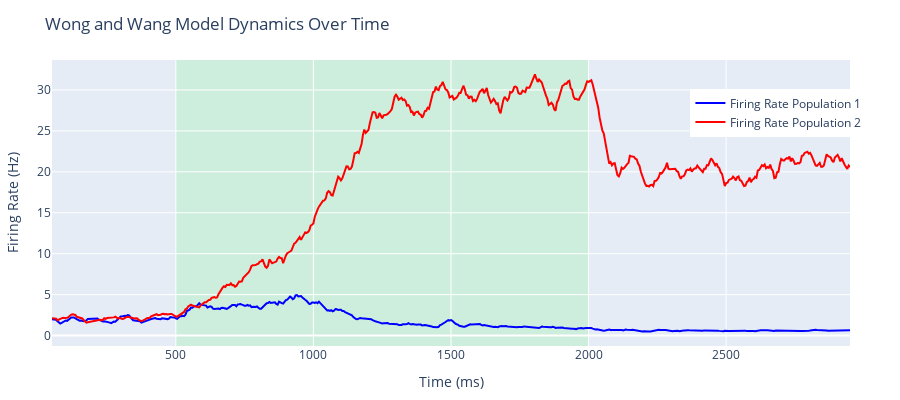
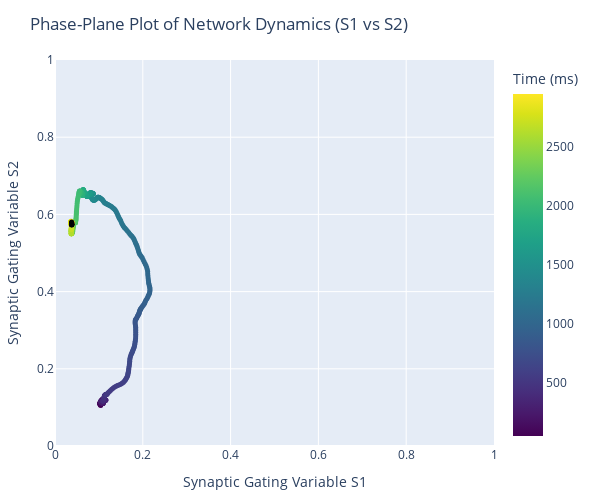

The notebook cell saved with these charts, in order:
### Markdown cell above
## Reduced model without AMPA, Wong and Wang 2006

### Code cell
# Import necessary packages
using Random
using Statistics
using PlotlyJS

# Set random seed for reproducibility
Random.seed!(1234)

# Simulation Parameters
dt = 0.5                        # Time step (ms)
t_max = 3000.0                  # Total simulation time (ms)
time = 0.0:dt:t_max             # Time vector
n_time_steps = length(time)

# Model Parameters
# Time Constants
τ_NMDA = 100.0                  # NMDA synaptic time constant (ms)
τ_AMPA = 2.0                    # AMPA synaptic time constant (ms)

# Synaptic Efficacies
J_N = 0.2609                    # Recurrent NMDA excitation strength
J_N_cross = 0.0497              # Cross NMDA excitation


# NMDA Gain Factor
γ = 0.641                       # NMDA receptor gain factor



# External Inputs
I_0 = 0.3255                    # Baseline external input (nA)
μ0 = 30                         # Hz, mean input
J_Input = 5.2e-4                # Input excitation
coherence = 0.032               # Coherence level (0 to 1)
# Stimulus input to Population 1&2
I_stim_1 = J_Input * μ0 * (1 + coherence) 
I_stim_2 = J_Input * μ0 * (1 - coherence)

stim_start = 500.0              # Stimulus onset time (ms)
stim_end = 2000.0               # Stimulus offset time (ms)

# Noise Parameters
σ_I = 0.02                      # Reduced standard deviation of input noise (nA)

# Initialize variables
S1 = zeros(n_time_steps)        # Synaptic gating variable for Population 1
S2 = zeros(n_time_steps)        # Synaptic gating variable for Population 2

r1 = zeros(n_time_steps)        # Firing rate of Population 1
r2 = zeros(n_time_steps)        # Firing rate of Population 2

I1 = zeros(n_time_steps)        # Total input current to Population 1
I2 = zeros(n_time_steps)        # Total input current to Population 2

decision_made = false
decision_time = 0.0
choice = 0

# Define transfer function H(I)
# F-I Curve Parameters (Excitatory Neurons)
a = 270.0                       # (Hz/nA)
b = 108.0                       # (Hz)
d = 0.154                       # (s)
function H(I)
    I_eff = a * I - b
    #if I_eff <= 0
    #    return 0.0
    #else
        return I_eff / (1.0 - exp(-d * I_eff))
    #end
end

# Precompute external inputs
I_ext1 = fill(I_0, n_time_steps)
I_ext2 = fill(I_0, n_time_steps)

stim_indices = findall(t -> t >= stim_start && t <= stim_end, time)
I_ext1[stim_indices] .+= I_stim_1
I_ext2[stim_indices] .+= I_stim_2

# Simulate the network dynamics
I_noise1 = σ_I * randn()
I_noise2 = σ_I * randn()

S1[1] = S2[1] = 0.1
for t in 1:n_time_steps-1
    
    # Compute noise terms
    I_noise1 = I_noise1 + dt / τ_AMPA * (-I_noise1) + sqrt(dt/τ_AMPA) * σ_I * randn()
    I_noise2 = I_noise2 + dt / τ_AMPA * (-I_noise2) + sqrt(dt/τ_AMPA) * σ_I * randn()

    # Compute total input currents
    I1[t] = J_N * S1[t] - J_N_cross * S2[t] + I_ext1[t] + I_noise1
    I2[t] = J_N * S2[t] - J_N_cross * S1[t] + I_ext2[t] + I_noise2
    
    # Compute firing rates
    r1[t] = H(I1[t])
    r2[t] = H(I2[t])
    r1[t] = r1[t] < 0 ? 0 : r1[t]
    r2[t] = r2[t] < 0 ? 0 : r2[t]
    
    # Update synaptic gating variables using Euler method with gamma_NMDA
    S1[t+1] = S1[t] + (- S1[t] / τ_NMDA + (1 - S1[t]) * γ * r1[t] / 1000) * dt
    S2[t+1] = S2[t] + (- S2[t] / τ_NMDA + (1 - S2[t]) * γ * r2[t] / 1000) * dt
    
end


# Calculate mean rates and gating variables with sliding window
time_window = Int(50 / dt)                          # time window 50 ms
sliding_step = Int(5 / dt)                          # sliding window step 5 ms
r1_smooth = [mean(r1[1:time_window])]
r2_smooth = [mean(r2[1:time_window])]
S1_smooth = [mean(S1[1:time_window])]
S2_smooth = [mean(S2[1:time_window])]
for t in 1:Int(floor((n_time_steps - time_window) / sliding_step))
    start_idx = sliding_step * (t-1) + 1
    end_idx = sliding_step * (t-1) + time_window
    push!(r1_smooth, mean(r1[start_idx:end_idx]))
    push!(r2_smooth, mean(r2[start_idx:end_idx]))
    push!(S1_smooth, mean(S1[start_idx:end_idx]))
    push!(S2_smooth, mean(S2[start_idx:end_idx]))
end

# Visualization using PlotlyJS

# Plot firing rates over time
trace_r1 = scatter(
    x = dt*time_window:dt*sliding_step:dt*(n_time_steps - time_window),
    y = r1_smooth,
    mode = "lines",
    name = "Firing Rate Population 1",
    line = attr(color = "blue", width = 2)
)

trace_r2 = scatter(
    x = dt*time_window:dt*sliding_step:dt*(n_time_steps - time_window),
    y = r2_smooth,
    mode = "lines",
    name = "Firing Rate Population 2",
    line = attr(color = "red", width = 2)
)

# Create shape for stimulus period
stim_shape = [
    attr(
        type = "rect",
        xref = "x",
        yref = "paper",
        x0 = stim_start,
        y0 = 0,
        x1 = stim_end,
        y1 = 1,
        fillcolor = "rgba(0, 255, 0, 0.1)",
        line = attr(width = 0),
        layer = "below"
    )
]

# Create layout for time series plot
layout_time_series = Layout(
    title = "Wong and Wang Model Dynamics Over Time",
    xaxis = attr(title = "Time (ms)"),
    yaxis = attr(title = "Firing Rate (Hz)"),
    legend = attr(orientation = "v", x = 0.8, y = 0.9),
    shapes = stim_shape,
    height = 400
)

# Create figure for time series and display
fig_time_series = Plot([trace_r1, trace_r2], layout_time_series)

display(fig_time_series)

# Phase-plane Plot: Plot S1 vs S2
trace_phase_plane = scatter(
    x = S1_smooth,
    y = S2_smooth,
    mode = "lines+markers",
    marker = attr(
        color = Array(dt*time_window:dt*sliding_step:dt*(n_time_steps - time_window)),  # Color by time
        colorscale = "Viridis",
        size = 5,
        showscale = true,
        colorbar = attr(title = "Time (ms)")
    ),
    line = attr(color = "gray"),
    name = "Trajectory"
)

# Create layout for phase-plane plot
layout_phase_plane = Layout(
    xaxis_range=[0.0, 1.0], yaxis_range=[0.0, 1.0],
    title = "Phase-Plane Plot of Network Dynamics (S1 vs S2)",
    xaxis = attr(title = "Synaptic Gating Variable S1"),
    yaxis = attr(title = "Synaptic Gating Variable S2"),
    legend = attr(orientation = "h", x = 0.3, y = 1.1),
    width = 600,
    height = 500
)

# Create figure for phase-plane plot and display
fig_phase_plane = Plot([trace_phase_plane], layout_phase_plane)

display(fig_phase_plane)

### Figure 1 — Plotly figure (JSON) as saved in the notebook; plotly's stock layout.template omitted (floating-point values rounded to 4 significant figures; data arrays with more than 128 entries replaced by an {"elided": "..."} marker saying what was removed)
{"data": [{"line": {"color": "blue", "width": 2}, "mode": "lines", "name": "Firing Rate Population 1", "type": "scatter", "x": {"elided": "581 int values"}, "y": {"elided": "591 float values"}}, {"line": {"color": "red", "width": 2}, "mode": "lines", "name": "Firing Rate Population 2", "type": "scatter", "x": {"elided": "581 int values"}, "y": {"elided": "591 float values"}}], "layout": {"height": 400, "legend": {"orientation": "v", "x": 0.8, "y": 0.9}, "margin": {"b": 50, "l": 50, "r": 50, "t": 60}, "shapes": [{"fillcolor": "rgba(0, 255, 0, 0.1)", "layer": "below", "line": {"width": 0}, "type": "rect", "x0": 500, "x1": 2000, "xref": "x", "y0": 0, "y1": 1, "yref": "paper"}], "title": "Wong and Wang Model Dynamics Over Time", "xaxis": {"title": "Time (ms)"}, "yaxis": {"title": "Firing Rate (Hz)"}}}

### Figure 2 — Plotly figure (JSON) as saved in the notebook; plotly's stock layout.template omitted (floating-point values rounded to 4 significant figures; data arrays with more than 128 entries replaced by an {"elided": "..."} marker saying what was removed)
{"data": [{"line": {"color": "gray"}, "marker": {"color": {"elided": "581 int values"}, "colorbar": {"title": "Time (ms)"}, "colorscale": "Viridis", "showscale": true, "size": 5}, "mode": "lines+markers", "name": "Trajectory", "type": "scatter", "x": {"elided": "591 float values"}, "y": {"elided": "591 float values"}}], "layout": {"height": 500, "legend": {"orientation": "h", "x": 0.3, "y": 1.1}, "margin": {"b": 50, "l": 50, "r": 50, "t": 60}, "title": "Phase-Plane Plot of Network Dynamics (S1 vs S2)", "width": 600, "xaxis": {"range": [0, 1], "title": "Synaptic Gating Variable S1"}, "yaxis": {"range": [0, 1], "title": "Synaptic Gating Variable S2"}}}
